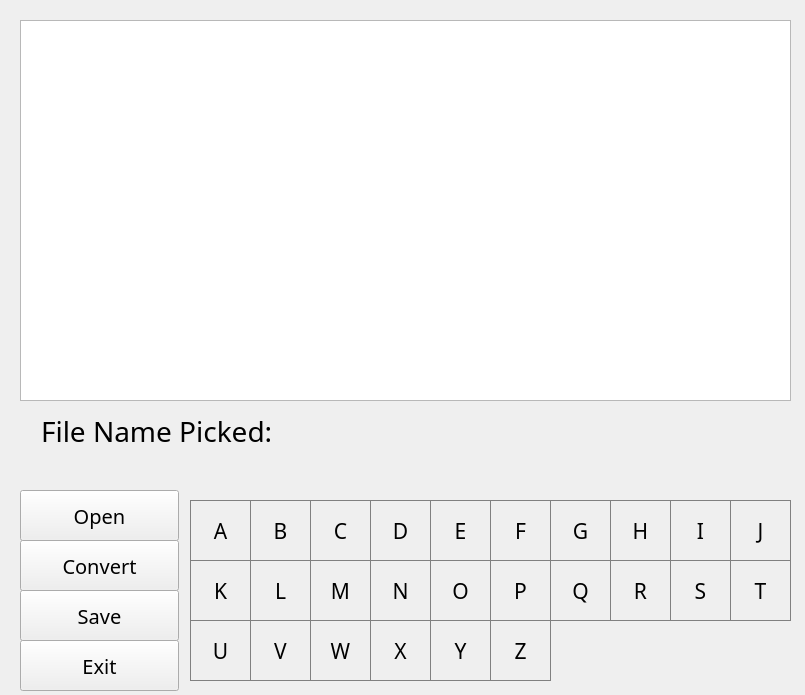
<?xml version="1.0" encoding="UTF-8"?>
<ui version="4.0">
 <class>MainWindow</class>
 <widget class="QMainWindow" name="MainWindow">
  <property name="geometry">
   <rect>
    <x>0</x>
    <y>0</y>
    <width>805</width>
    <height>695</height>
   </rect>
  </property>
  <property name="windowTitle">
   <string>MainWindow</string>
  </property>
  <widget class="QWidget" name="centralWidget">
   <widget class="QTextBrowser" name="fileContentsDisplay">
    <property name="geometry">
     <rect>
      <x>20</x>
      <y>20</y>
      <width>771</width>
      <height>381</height>
     </rect>
    </property>
    <property name="font">
     <font>
      <family>PT Mono</family>
      <pointsize>18</pointsize>
     </font>
    </property>
   </widget>
   <widget class="QWidget" name="verticalLayoutWidget_2">
    <property name="geometry">
     <rect>
      <x>30</x>
      <y>410</y>
      <width>761</width>
      <height>69</height>
     </rect>
    </property>
    <property name="font">
     <font>
      <family>PT Mono</family>
     </font>
    </property>
    <layout class="QVBoxLayout" name="verticalLayout_2">
     <item>
      <widget class="QLabel" name="fileNameLabel">
       <property name="font">
        <font>
         <family>PT Mono</family>
         <pointsize>21</pointsize>
         <weight>50</weight>
         <bold>false</bold>
        </font>
       </property>
       <property name="text">
        <string>File Name Picked:</string>
       </property>
      </widget>
     </item>
     <item>
      <widget class="QLabel" name="fileName">
       <property name="font">
        <font>
         <family>PT Mono</family>
         <pointsize>18</pointsize>
        </font>
       </property>
       <property name="text">
        <string/>
       </property>
      </widget>
     </item>
    </layout>
   </widget>
   <widget class="QPushButton" name="buttonF">
    <property name="geometry">
     <rect>
      <x>490</x>
      <y>500</y>
      <width>61</width>
      <height>61</height>
     </rect>
    </property>
    <property name="font">
     <font>
      <family>PT Mono</family>
      <pointsize>16</pointsize>
      <weight>50</weight>
      <bold>false</bold>
     </font>
    </property>
    <property name="styleSheet">
     <string notr="true">QPushButton {
   border: 1px solid gray;
}
QPushButton:pressed {
    background-color: qlineargradient(x1: 0, y1: 0, x2: 0, y2: 1,
                                      stop: 0 #dadbde, stop: 1 #f6f7fa);
}</string>
    </property>
    <property name="text">
     <string>F</string>
    </property>
   </widget>
   <widget class="QPushButton" name="buttonE">
    <property name="geometry">
     <rect>
      <x>430</x>
      <y>500</y>
      <width>61</width>
      <height>61</height>
     </rect>
    </property>
    <property name="font">
     <font>
      <family>PT Mono</family>
      <pointsize>16</pointsize>
      <weight>50</weight>
      <bold>false</bold>
     </font>
    </property>
    <property name="styleSheet">
     <string notr="true">QPushButton {
   border: 1px solid gray;
}
QPushButton:pressed {
    background-color: qlineargradient(x1: 0, y1: 0, x2: 0, y2: 1,
                                      stop: 0 #dadbde, stop: 1 #f6f7fa);
}</string>
    </property>
    <property name="text">
     <string>E</string>
    </property>
   </widget>
   <widget class="QPushButton" name="buttonS">
    <property name="geometry">
     <rect>
      <x>670</x>
      <y>560</y>
      <width>61</width>
      <height>61</height>
     </rect>
    </property>
    <property name="font">
     <font>
      <family>PT Mono</family>
      <pointsize>16</pointsize>
      <weight>50</weight>
      <bold>false</bold>
     </font>
    </property>
    <property name="styleSheet">
     <string notr="true">QPushButton {
   border: 1px solid gray;
}
QPushButton:pressed {
    background-color: qlineargradient(x1: 0, y1: 0, x2: 0, y2: 1,
                                      stop: 0 #dadbde, stop: 1 #f6f7fa);
}</string>
    </property>
    <property name="text">
     <string>S</string>
    </property>
   </widget>
   <widget class="QPushButton" name="buttonY">
    <property name="geometry">
     <rect>
      <x>430</x>
      <y>620</y>
      <width>61</width>
      <height>61</height>
     </rect>
    </property>
    <property name="font">
     <font>
      <family>PT Mono</family>
      <pointsize>16</pointsize>
      <weight>50</weight>
      <bold>false</bold>
     </font>
    </property>
    <property name="styleSheet">
     <string notr="true">QPushButton {
   border: 1px solid gray;
}
QPushButton:pressed {
    background-color: qlineargradient(x1: 0, y1: 0, x2: 0, y2: 1,
                                      stop: 0 #dadbde, stop: 1 #f6f7fa);
}</string>
    </property>
    <property name="text">
     <string>Y</string>
    </property>
   </widget>
   <widget class="QPushButton" name="buttonJ">
    <property name="geometry">
     <rect>
      <x>730</x>
      <y>500</y>
      <width>61</width>
      <height>61</height>
     </rect>
    </property>
    <property name="font">
     <font>
      <family>PT Mono</family>
      <pointsize>16</pointsize>
      <weight>50</weight>
      <bold>false</bold>
     </font>
    </property>
    <property name="styleSheet">
     <string notr="true">QPushButton {
   border: 1px solid gray;
}
QPushButton:pressed {
    background-color: qlineargradient(x1: 0, y1: 0, x2: 0, y2: 1,
                                      stop: 0 #dadbde, stop: 1 #f6f7fa);
}</string>
    </property>
    <property name="text">
     <string>J</string>
    </property>
   </widget>
   <widget class="QPushButton" name="buttonZ">
    <property name="geometry">
     <rect>
      <x>490</x>
      <y>620</y>
      <width>61</width>
      <height>61</height>
     </rect>
    </property>
    <property name="font">
     <font>
      <family>PT Mono</family>
      <pointsize>16</pointsize>
      <weight>50</weight>
      <bold>false</bold>
     </font>
    </property>
    <property name="styleSheet">
     <string notr="true">QPushButton {
   border: 1px solid gray;
}
QPushButton:pressed {
    background-color: qlineargradient(x1: 0, y1: 0, x2: 0, y2: 1,
                                      stop: 0 #dadbde, stop: 1 #f6f7fa);
}</string>
    </property>
    <property name="text">
     <string>Z</string>
    </property>
   </widget>
   <widget class="QPushButton" name="buttonB">
    <property name="geometry">
     <rect>
      <x>250</x>
      <y>500</y>
      <width>61</width>
      <height>61</height>
     </rect>
    </property>
    <property name="font">
     <font>
      <family>PT Mono</family>
      <pointsize>16</pointsize>
      <weight>50</weight>
      <bold>false</bold>
     </font>
    </property>
    <property name="styleSheet">
     <string notr="true">QPushButton {
   border: 1px solid gray;
}
QPushButton:pressed {
    background-color: qlineargradient(x1: 0, y1: 0, x2: 0, y2: 1,
                                      stop: 0 #dadbde, stop: 1 #f6f7fa);
}</string>
    </property>
    <property name="text">
     <string>B</string>
    </property>
   </widget>
   <widget class="QPushButton" name="buttonK">
    <property name="geometry">
     <rect>
      <x>190</x>
      <y>560</y>
      <width>61</width>
      <height>61</height>
     </rect>
    </property>
    <property name="font">
     <font>
      <family>PT Mono</family>
      <pointsize>16</pointsize>
      <weight>50</weight>
      <bold>false</bold>
     </font>
    </property>
    <property name="styleSheet">
     <string notr="true">QPushButton {
   border: 1px solid gray;
}
QPushButton:pressed {
    background-color: qlineargradient(x1: 0, y1: 0, x2: 0, y2: 1,
                                      stop: 0 #dadbde, stop: 1 #f6f7fa);
}</string>
    </property>
    <property name="text">
     <string>K</string>
    </property>
   </widget>
   <widget class="QPushButton" name="buttonM">
    <property name="geometry">
     <rect>
      <x>310</x>
      <y>560</y>
      <width>61</width>
      <height>61</height>
     </rect>
    </property>
    <property name="font">
     <font>
      <family>PT Mono</family>
      <pointsize>16</pointsize>
      <weight>50</weight>
      <bold>false</bold>
     </font>
    </property>
    <property name="styleSheet">
     <string notr="true">QPushButton {
   border: 1px solid gray;
}
QPushButton:pressed {
    background-color: qlineargradient(x1: 0, y1: 0, x2: 0, y2: 1,
                                      stop: 0 #dadbde, stop: 1 #f6f7fa);
}</string>
    </property>
    <property name="text">
     <string>M</string>
    </property>
   </widget>
   <widget class="QPushButton" name="buttonO">
    <property name="geometry">
     <rect>
      <x>430</x>
      <y>560</y>
      <width>61</width>
      <height>61</height>
     </rect>
    </property>
    <property name="font">
     <font>
      <family>PT Mono</family>
      <pointsize>16</pointsize>
      <weight>50</weight>
      <bold>false</bold>
     </font>
    </property>
    <property name="styleSheet">
     <string notr="true">QPushButton {
   border: 1px solid gray;
}
QPushButton:pressed {
    background-color: qlineargradient(x1: 0, y1: 0, x2: 0, y2: 1,
                                      stop: 0 #dadbde, stop: 1 #f6f7fa);
}</string>
    </property>
    <property name="text">
     <string>O</string>
    </property>
   </widget>
   <widget class="QPushButton" name="buttonC">
    <property name="geometry">
     <rect>
      <x>310</x>
      <y>500</y>
      <width>61</width>
      <height>61</height>
     </rect>
    </property>
    <property name="font">
     <font>
      <family>PT Mono</family>
      <pointsize>16</pointsize>
      <weight>50</weight>
      <bold>false</bold>
     </font>
    </property>
    <property name="styleSheet">
     <string notr="true">QPushButton {
   border: 1px solid gray;
}
QPushButton:pressed {
    background-color: qlineargradient(x1: 0, y1: 0, x2: 0, y2: 1,
                                      stop: 0 #dadbde, stop: 1 #f6f7fa);
}</string>
    </property>
    <property name="text">
     <string>C</string>
    </property>
   </widget>
   <widget class="QPushButton" name="buttonQ">
    <property name="geometry">
     <rect>
      <x>550</x>
      <y>560</y>
      <width>61</width>
      <height>61</height>
     </rect>
    </property>
    <property name="font">
     <font>
      <family>PT Mono</family>
      <pointsize>16</pointsize>
      <weight>50</weight>
      <bold>false</bold>
     </font>
    </property>
    <property name="styleSheet">
     <string notr="true">QPushButton {
   border: 1px solid gray;
}
QPushButton:pressed {
    background-color: qlineargradient(x1: 0, y1: 0, x2: 0, y2: 1,
                                      stop: 0 #dadbde, stop: 1 #f6f7fa);
}</string>
    </property>
    <property name="text">
     <string>Q</string>
    </property>
   </widget>
   <widget class="QPushButton" name="buttonN">
    <property name="geometry">
     <rect>
      <x>370</x>
      <y>560</y>
      <width>61</width>
      <height>61</height>
     </rect>
    </property>
    <property name="font">
     <font>
      <family>PT Mono</family>
      <pointsize>16</pointsize>
      <weight>50</weight>
      <bold>false</bold>
     </font>
    </property>
    <property name="styleSheet">
     <string notr="true">QPushButton {
   border: 1px solid gray;
}
QPushButton:pressed {
    background-color: qlineargradient(x1: 0, y1: 0, x2: 0, y2: 1,
                                      stop: 0 #dadbde, stop: 1 #f6f7fa);
}</string>
    </property>
    <property name="text">
     <string>N</string>
    </property>
   </widget>
   <widget class="QPushButton" name="buttonT">
    <property name="geometry">
     <rect>
      <x>730</x>
      <y>560</y>
      <width>61</width>
      <height>61</height>
     </rect>
    </property>
    <property name="font">
     <font>
      <family>PT Mono</family>
      <pointsize>16</pointsize>
      <weight>50</weight>
      <bold>false</bold>
     </font>
    </property>
    <property name="styleSheet">
     <string notr="true">QPushButton {
   border: 1px solid gray;
}
QPushButton:pressed {
    background-color: qlineargradient(x1: 0, y1: 0, x2: 0, y2: 1,
                                      stop: 0 #dadbde, stop: 1 #f6f7fa);
}</string>
    </property>
    <property name="text">
     <string>T</string>
    </property>
   </widget>
   <widget class="QPushButton" name="buttonI">
    <property name="geometry">
     <rect>
      <x>670</x>
      <y>500</y>
      <width>61</width>
      <height>61</height>
     </rect>
    </property>
    <property name="font">
     <font>
      <family>PT Mono</family>
      <pointsize>16</pointsize>
      <weight>50</weight>
      <bold>false</bold>
     </font>
    </property>
    <property name="styleSheet">
     <string notr="true">QPushButton {
   border: 1px solid gray;
}
QPushButton:pressed {
    background-color: qlineargradient(x1: 0, y1: 0, x2: 0, y2: 1,
                                      stop: 0 #dadbde, stop: 1 #f6f7fa);
}</string>
    </property>
    <property name="text">
     <string>I</string>
    </property>
   </widget>
   <widget class="QPushButton" name="buttonP">
    <property name="geometry">
     <rect>
      <x>490</x>
      <y>560</y>
      <width>61</width>
      <height>61</height>
     </rect>
    </property>
    <property name="font">
     <font>
      <family>PT Mono</family>
      <pointsize>16</pointsize>
      <weight>50</weight>
      <bold>false</bold>
     </font>
    </property>
    <property name="styleSheet">
     <string notr="true">QPushButton {
   border: 1px solid gray;
}
QPushButton:pressed {
    background-color: qlineargradient(x1: 0, y1: 0, x2: 0, y2: 1,
                                      stop: 0 #dadbde, stop: 1 #f6f7fa);
}</string>
    </property>
    <property name="text">
     <string>P</string>
    </property>
   </widget>
   <widget class="QPushButton" name="buttonG">
    <property name="geometry">
     <rect>
      <x>550</x>
      <y>500</y>
      <width>61</width>
      <height>61</height>
     </rect>
    </property>
    <property name="font">
     <font>
      <family>PT Mono</family>
      <pointsize>16</pointsize>
      <weight>50</weight>
      <bold>false</bold>
     </font>
    </property>
    <property name="styleSheet">
     <string notr="true">QPushButton {
   border: 1px solid gray;
}
QPushButton:pressed {
    background-color: qlineargradient(x1: 0, y1: 0, x2: 0, y2: 1,
                                      stop: 0 #dadbde, stop: 1 #f6f7fa);
}</string>
    </property>
    <property name="text">
     <string>G</string>
    </property>
   </widget>
   <widget class="QPushButton" name="buttonD">
    <property name="geometry">
     <rect>
      <x>370</x>
      <y>500</y>
      <width>61</width>
      <height>61</height>
     </rect>
    </property>
    <property name="font">
     <font>
      <family>PT Mono</family>
      <pointsize>16</pointsize>
      <weight>50</weight>
      <bold>false</bold>
     </font>
    </property>
    <property name="styleSheet">
     <string notr="true">QPushButton {
   border: 1px solid gray;
}
QPushButton:pressed {
    background-color: qlineargradient(x1: 0, y1: 0, x2: 0, y2: 1,
                                      stop: 0 #dadbde, stop: 1 #f6f7fa);
}</string>
    </property>
    <property name="text">
     <string>D</string>
    </property>
   </widget>
   <widget class="QPushButton" name="buttonR">
    <property name="geometry">
     <rect>
      <x>610</x>
      <y>560</y>
      <width>61</width>
      <height>61</height>
     </rect>
    </property>
    <property name="font">
     <font>
      <family>PT Mono</family>
      <pointsize>16</pointsize>
      <weight>50</weight>
      <bold>false</bold>
     </font>
    </property>
    <property name="styleSheet">
     <string notr="true">QPushButton {
   border: 1px solid gray;
}
QPushButton:pressed {
    background-color: qlineargradient(x1: 0, y1: 0, x2: 0, y2: 1,
                                      stop: 0 #dadbde, stop: 1 #f6f7fa);
}</string>
    </property>
    <property name="text">
     <string>R</string>
    </property>
   </widget>
   <widget class="QPushButton" name="buttonX">
    <property name="geometry">
     <rect>
      <x>370</x>
      <y>620</y>
      <width>61</width>
      <height>61</height>
     </rect>
    </property>
    <property name="font">
     <font>
      <family>PT Mono</family>
      <pointsize>16</pointsize>
      <weight>50</weight>
      <bold>false</bold>
     </font>
    </property>
    <property name="styleSheet">
     <string notr="true">QPushButton {
   border: 1px solid gray;
}
QPushButton:pressed {
    background-color: qlineargradient(x1: 0, y1: 0, x2: 0, y2: 1,
                                      stop: 0 #dadbde, stop: 1 #f6f7fa);
}</string>
    </property>
    <property name="text">
     <string>X</string>
    </property>
   </widget>
   <widget class="QPushButton" name="buttonH">
    <property name="geometry">
     <rect>
      <x>610</x>
      <y>500</y>
      <width>61</width>
      <height>61</height>
     </rect>
    </property>
    <property name="font">
     <font>
      <family>PT Mono</family>
      <pointsize>16</pointsize>
      <weight>50</weight>
      <bold>false</bold>
     </font>
    </property>
    <property name="styleSheet">
     <string notr="true">QPushButton {
   border: 1px solid gray;
}
QPushButton:pressed {
    background-color: qlineargradient(x1: 0, y1: 0, x2: 0, y2: 1,
                                      stop: 0 #dadbde, stop: 1 #f6f7fa);
}</string>
    </property>
    <property name="text">
     <string>H</string>
    </property>
   </widget>
   <widget class="QPushButton" name="buttonL">
    <property name="geometry">
     <rect>
      <x>250</x>
      <y>560</y>
      <width>61</width>
      <height>61</height>
     </rect>
    </property>
    <property name="font">
     <font>
      <family>PT Mono</family>
      <pointsize>16</pointsize>
      <weight>50</weight>
      <bold>false</bold>
     </font>
    </property>
    <property name="styleSheet">
     <string notr="true">QPushButton {
   border: 1px solid gray;
}
QPushButton:pressed {
    background-color: qlineargradient(x1: 0, y1: 0, x2: 0, y2: 1,
                                      stop: 0 #dadbde, stop: 1 #f6f7fa);
}</string>
    </property>
    <property name="text">
     <string>L</string>
    </property>
   </widget>
   <widget class="QPushButton" name="buttonV">
    <property name="geometry">
     <rect>
      <x>250</x>
      <y>620</y>
      <width>61</width>
      <height>61</height>
     </rect>
    </property>
    <property name="font">
     <font>
      <family>PT Mono</family>
      <pointsize>16</pointsize>
      <weight>50</weight>
      <bold>false</bold>
     </font>
    </property>
    <property name="styleSheet">
     <string notr="true">QPushButton {
   border: 1px solid gray;
}
QPushButton:pressed {
    background-color: qlineargradient(x1: 0, y1: 0, x2: 0, y2: 1,
                                      stop: 0 #dadbde, stop: 1 #f6f7fa);
}</string>
    </property>
    <property name="text">
     <string>V</string>
    </property>
   </widget>
   <widget class="QPushButton" name="buttonW">
    <property name="geometry">
     <rect>
      <x>310</x>
      <y>620</y>
      <width>61</width>
      <height>61</height>
     </rect>
    </property>
    <property name="font">
     <font>
      <family>PT Mono</family>
      <pointsize>16</pointsize>
      <weight>50</weight>
      <bold>false</bold>
     </font>
    </property>
    <property name="styleSheet">
     <string notr="true">QPushButton {
   border: 1px solid gray;
}
QPushButton:pressed {
    background-color: qlineargradient(x1: 0, y1: 0, x2: 0, y2: 1,
                                      stop: 0 #dadbde, stop: 1 #f6f7fa);
}</string>
    </property>
    <property name="text">
     <string>W</string>
    </property>
   </widget>
   <widget class="QPushButton" name="buttonU">
    <property name="geometry">
     <rect>
      <x>190</x>
      <y>620</y>
      <width>61</width>
      <height>61</height>
     </rect>
    </property>
    <property name="font">
     <font>
      <family>PT Mono</family>
      <pointsize>16</pointsize>
      <weight>50</weight>
      <bold>false</bold>
     </font>
    </property>
    <property name="styleSheet">
     <string notr="true">QPushButton {
   border: 1px solid gray;
}
QPushButton:pressed {
    background-color: qlineargradient(x1: 0, y1: 0, x2: 0, y2: 1,
                                      stop: 0 #dadbde, stop: 1 #f6f7fa);
}</string>
    </property>
    <property name="text">
     <string>U</string>
    </property>
   </widget>
   <widget class="QPushButton" name="buttonA">
    <property name="geometry">
     <rect>
      <x>190</x>
      <y>500</y>
      <width>61</width>
      <height>61</height>
     </rect>
    </property>
    <property name="font">
     <font>
      <family>PT Mono</family>
      <pointsize>16</pointsize>
      <weight>50</weight>
      <bold>false</bold>
     </font>
    </property>
    <property name="styleSheet">
     <string notr="true">QPushButton {
   border: 1px solid gray;
}
QPushButton:pressed {
    background-color: qlineargradient(x1: 0, y1: 0, x2: 0, y2: 1,
                                      stop: 0 #dadbde, stop: 1 #f6f7fa);
}</string>
    </property>
    <property name="text">
     <string>A</string>
    </property>
   </widget>
   <widget class="QPushButton" name="openButton">
    <property name="geometry">
     <rect>
      <x>20</x>
      <y>490</y>
      <width>159</width>
      <height>51</height>
     </rect>
    </property>
    <property name="font">
     <font>
      <family>PT Mono</family>
      <pointsize>15</pointsize>
     </font>
    </property>
    <property name="styleSheet">
     <string notr="true"/>
    </property>
    <property name="text">
     <string>Open</string>
    </property>
   </widget>
   <widget class="QPushButton" name="convertButton">
    <property name="geometry">
     <rect>
      <x>20</x>
      <y>540</y>
      <width>159</width>
      <height>51</height>
     </rect>
    </property>
    <property name="font">
     <font>
      <family>PT Mono</family>
      <pointsize>15</pointsize>
     </font>
    </property>
    <property name="text">
     <string>Convert</string>
    </property>
   </widget>
   <widget class="QPushButton" name="saveButton">
    <property name="geometry">
     <rect>
      <x>20</x>
      <y>590</y>
      <width>159</width>
      <height>51</height>
     </rect>
    </property>
    <property name="font">
     <font>
      <family>PT Mono</family>
      <pointsize>15</pointsize>
     </font>
    </property>
    <property name="text">
     <string>Save</string>
    </property>
   </widget>
   <widget class="QPushButton" name="exitButton">
    <property name="geometry">
     <rect>
      <x>20</x>
      <y>640</y>
      <width>159</width>
      <height>51</height>
     </rect>
    </property>
    <property name="font">
     <font>
      <family>PT Mono</family>
      <pointsize>15</pointsize>
     </font>
    </property>
    <property name="text">
     <string>Exit</string>
    </property>
   </widget>
  </widget>
 </widget>
 <layoutdefault spacing="6" margin="11"/>
 <resources/>
 <connections/>
</ui>
